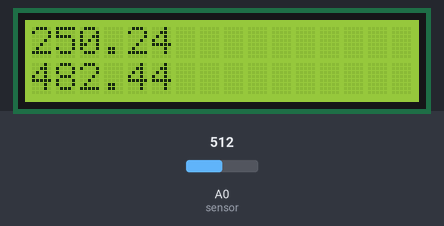
The sketch below on a simulated Arduino Uno, built with avr-gcc and run on an emulated ATmega328P. Parts: 16×2 character LCD. The inputs (shaded band) are chosen by the test bench; at power-on: A0 (sensor) = 512.

Above: at 2.2 s.
2.3 s: A0 (sensor) set to 716
At 6.6 s:
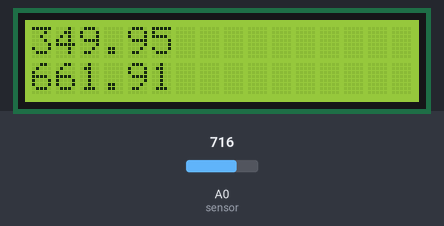
12.5 s: A0 (sensor) set to 900
At 17.0 s:
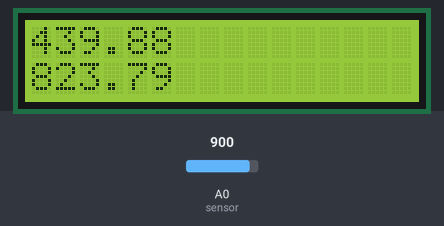
22.5 s: A0 (sensor) set to 1023
At 27.4 s:
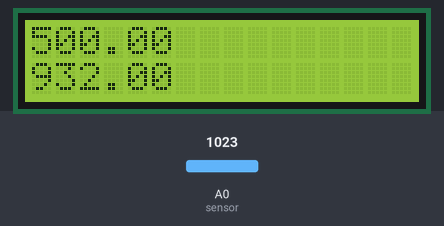
Timing chart, 0 to 28.9 s (numbered marks = the images above; inputs shaded):
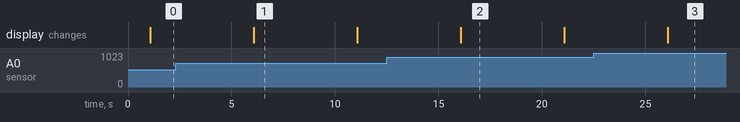

The sketch:

lcd_temp.ino
```cpp
#include<LiquidCrystal.h>
LiquidCrystal lcd(2,3,4,5,6,7);

float tempc;
float tempf;
float vout;
const int sensor=A0;
void setup() {


  lcd.begin(16,2);
  lcd.setCursor(0,0);
  lcd.print("gjhgjhg");
  lcd.setCursor(0,1);
  lcd.print("u");
  delay(1000);
  lcd.clear();

  // put your setup code here, to run once:

}

void loop() {
  vout=analogRead(sensor);
  vout=vout*5000/1023;
  tempc=vout/10;
  tempf=(tempc*1.8)+32;

  lcd.setCursor(0,0);
  lcd.print(tempc);
  lcd.setCursor(0,1);
  lcd.print(tempf);
  delay(5000);


  lcd.clear();
  // put your main code here, to run repeatedly:

}
```

Measured:
- after the input at 2.3 s, the display: first differs from a run without the input after 3.8 s (image 1)
- after the input at 12.5 s, the display: first differs from a run without the input after 3.6 s (image 2)
- after the input at 22.5 s, the display: first differs from a run without the input after 3.6 s (image 3)
- what the display in image 1 shows lasts 5.0 s, from 6.1 s to 11.1 s
